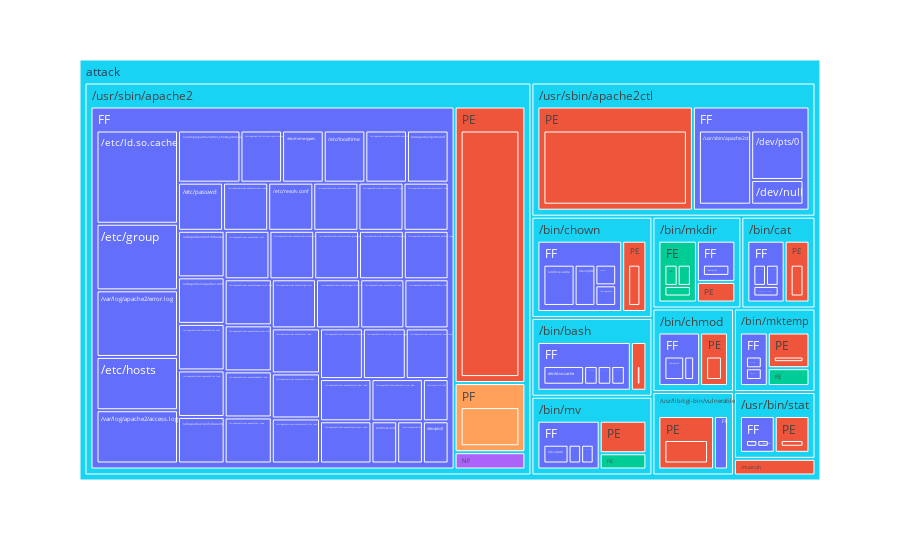

Source (notebook cell):
### Code cell
cluster.show()

### Figure 1 — Plotly figure (JSON) as saved in the notebook; plotly's stock layout.template omitted (floating-point values rounded to 4 significant figures; data arrays with more than 128 entries replaced by an {"elided": "..."} marker saying what was removed)
{"data": [{"branchvalues": "total", "customdata": {"elided": "133x7 str values"}, "domain": {"x": [0, 1], "y": [0, 1]}, "hovertemplate": "labels=%{label}<br>count=%{value}<br>parent=%{parent}<br>id=%{id}<br>container.name=%{customdata[0]}<br>proc.exe=%{customdata[1]}<br>proc.args=%{customdata[2]}<br>pproc.exe=%{customdata[3]}<br>type=%{customdata[6]}<br>res=%{customdata[5]}<extra></extra>", "ids": {"elided": "133 str values"}, "labels": {"elided": "133 str values"}, "marker": {"colors": {"elided": "133 str values"}}, "name": "", "parents": {"elided": "133 str values"}, "type": "treemap", "values": {"elided": "133 int values"}}], "layout": {"autosize": true, "legend": {"tracegroupgap": 0}, "margin": {"t": 60}, "treemapcolorway": ["#636EFA", "#EF553B", "#00CC96", "#AB63FA", "#FFA15A", "#19D3F3", "#FF6692", "#B6E880", "#FF97FF", "#FECB52"]}}
